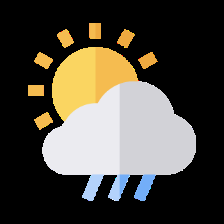
#> input picture images/drizzle.png, 224 x 224 px
$ python Introduction.py
#> lines starting #> are read from the running program, lines starting #| are printed output that depends on the picture
import cv2
#this is the way you can make opencv read your image
#by default opencv reads an image in bgr
img = cv2.imread('images/drizzle.png', cv2.IMREAD_COLOR )#can load in grayscale/color/removed transparency(opacity)
#> img is the input picture: shape (224, 224, 3); mean B, G, R 61.7, 70.9, 75

#resizing an image
img= cv2.resize(img,(0,0), fx=1,fy=1) #this is resizing the image by %

#rotate an image
img =cv2.rotate(img, cv2.ROTATE_180)
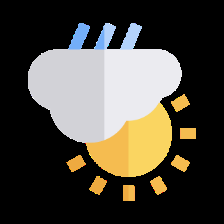
#> img: shape (224, 224, 3); mean B, G, R 61.7, 70.9, 75

# -1, cv2.IMREAD_COLOR #reads an image with transparency neglected
# 0, cv2.IMREAD_GRAYSCALE #reads an image in black and white
# 1, cv2.IMREAD_UNCHANGED #reads an image in the colors it is in including opacity

cv2.imshow('image',img)  #creates a new window to display the image
cv2.waitKey(0) #waits infinity seconds before closing the window
cv2.destroyAllWindows   #when key pressed all windows are destroyed


#saving changes from one image to another
cv2.imwrite('newimg1.png', img)

print(img.shape) #image is taken in and pixels are grouped with each other through a nump array
#| (224, 224, 3)
#height, weidth,channel is how the order is


print(img[100][45])
#| [215 210 210]

$ run again, with images/clear.png copied over images/drizzle.png
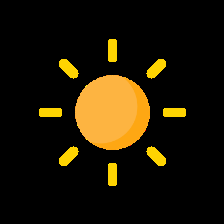
#> input picture images/clear.png, 224 x 224 px
#> img is the input picture: shape (224, 224, 3); mean B, G, R 4.8, 22.8, 30.9
#> `img =cv2.rotate(img, cv2.ROTATE_180)`:
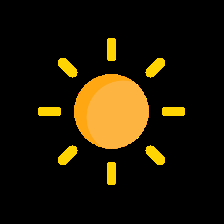
#> img: shape (224, 224, 3); mean B, G, R 4.8, 22.8, 30.9
#| (224, 224, 3)
#| [0 0 0]

$ run again, with images/clouds.png copied over images/drizzle.png
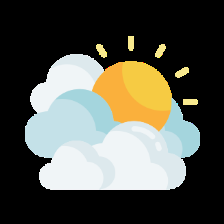
#> input picture images/clouds.png, 224 x 224 px
#> img is the input picture: shape (224, 224, 3); mean B, G, R 76.5, 85.6, 85
#> `img =cv2.rotate(img, cv2.ROTATE_180)`:
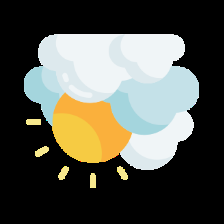
#> img: shape (224, 224, 3); mean B, G, R 76.5, 85.6, 85
#| (224, 224, 3)
#| [221 213 164]

$ run again, with images/mist.png copied over images/drizzle.png
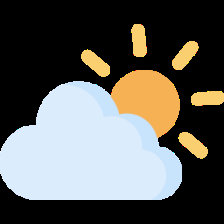
#> input picture images/mist.png, 224 x 224 px
#> img is the input picture: shape (224, 224, 3); mean B, G, R 87.8, 92.3, 92.6
#> `img =cv2.rotate(img, cv2.ROTATE_180)`:
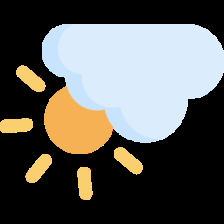
#> img: shape (224, 224, 3); mean B, G, R 87.8, 92.3, 92.6
#| (224, 224, 3)
#| [0 0 0]
